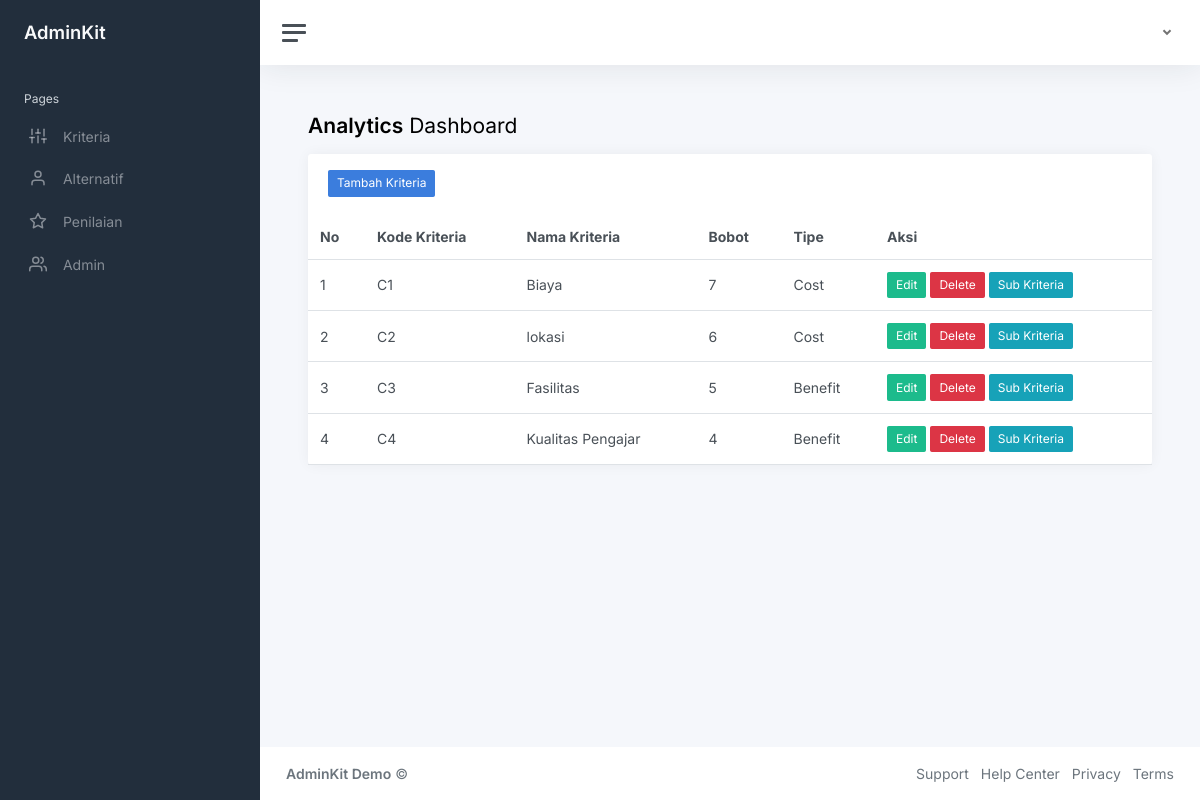
Page /Admin/listKriteria.php on the committed database.
### tables this page shows
CREATE TABLE `kriteria` (
  `kode_kriteria` varchar(10) NOT NULL,
  `nama_kriteria` varchar(50) NOT NULL,
  `bobot` int(11) NOT NULL,
  `tipe` varchar(10) NOT NULL
);

### admin/listKriteria.php (the view, shortened to what this page needs)
<?php
    include '../koneksi.php';
	include 'header.php';
?>
			<main class="content">
				<div class="container-fluid p-0">
					<h1 class="h3 mb-3"><strong>Analytics</strong> Dashboard</h1>
					<div class="row">
						<div class="col-12 d-flex">
							<div class="card flex-fill">
                                <div class="card-header">
                                    <a href="addKriteria.php" class="btn btn-primary btn-sm">Tambah Kriteria</a>
                                </div>
								<table class="table table-hover my-0">
									<thead>
										<tr>
											<th>No</th>
											<th class="d-none d-xl-table-cell">Kode Kriteria</th>
											<th class="d-none d-xl-table-cell">Nama Kriteria</th>
											<th>Bobot</th>
											<th class="d-none d-md-table-cell">Tipe</th>
											<th class="d-none d-md-table-cell">Aksi</th>
										</tr>
									</thead>
									<tbody>
                                    <?php
                                        $mahasiswa = mysqli_query($koneksi, "SELECT * FROM kriteria") or die(mysqli_error($koneksi));
                                        $no = 1;
                                        foreach ( $mahasiswa as $row){
                                            echo "<tr>
                                                <td>".$no++."</td>
                                                <td>".$row['kode_kriteria']."</td>
                                                <td>".$row['nama_kriteria']."</td>
                                                <td>".$row['bobot']."</td>
                                                <td>".$row['tipe']."</td>
                                                    <td>
                                                    <a href='editKriteria.php?id=".$row['kode_kriteria']."' class='btn btn-success btn-circle btn-sm'>
                                                        Edit
                                                    </a>
                                                    <a href='../action/deleteKriteria.php?id=".$row['kode_kriteria']."' class='btn btn-danger btn-circle btn-sm' name='hapus' onclick='return";
                                                        echo ' confirm("Apakah ingin menghapus kriteria '.$row['nama_kriteria'].'?")';
                                                        echo"'>Delete
                                                    </a>
                                                    <a href='listSubKriteria.php?id=".$row['kode_kriteria']."' class='btn btn-info btn-circle btn-sm'>
                                                        Sub Kriteria
                                                    </a>
                                                </td>
                                                </tr>";
                                        }
                                        ?>
									</tbody>
								</table>
							</div>
						</div>
					</div>
				</div>
			</main>
<?php
	include 'footer.php';
?>

### rows in the picture
kriteria: kode_kriteria "C1", nama_kriteria "Biaya", bobot "7", tipe "Cost"
kriteria: kode_kriteria "C2", nama_kriteria "lokasi", bobot "6", tipe "Cost"
kriteria: kode_kriteria "C3", nama_kriteria "Fasilitas", bobot "5", tipe "Benefit"
kriteria: kode_kriteria "C4", nama_kriteria "Kualitas Pengajar", bobot "4", tipe "Benefit"
